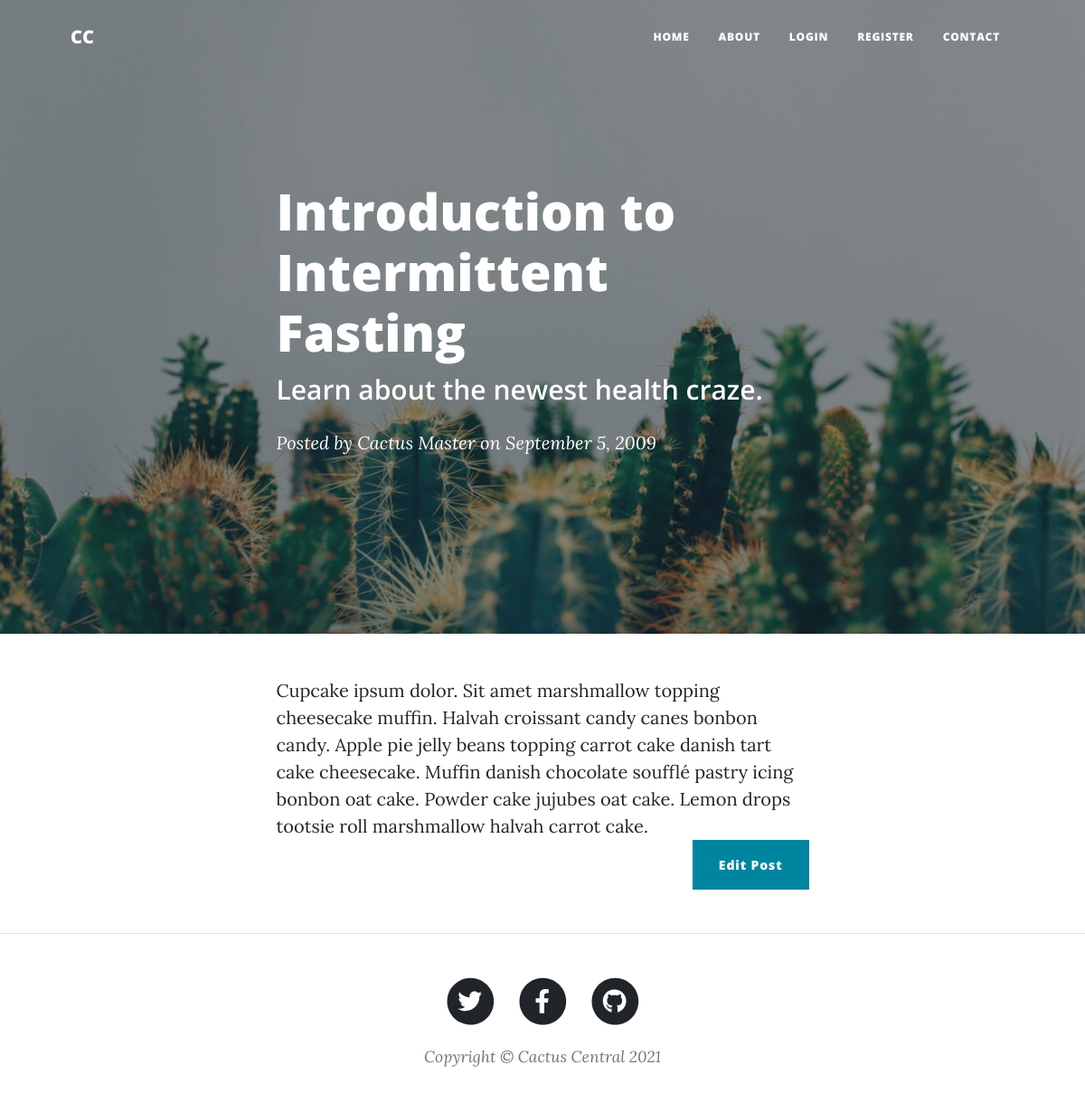
Page /posts/3 on the committed database.
### main.py (models this page shows)
class BlogPost(db.Model):
    id = db.Column(db.Integer, primary_key=True)
    title = db.Column(db.String(250), unique=True, nullable=False)
    subtitle = db.Column(db.String(250), nullable=False)
    date = db.Column(db.String(250), nullable=False)
    body = db.Column(db.Text, nullable=False)
    author = db.Column(db.String(250), nullable=False)
    img_url = db.Column(db.String(250), nullable=False)

### main.py (the view)
@app.route("/posts/<int:post_id>")
def get_post(post_id):
    requested_post = BlogPost.query.get(post_id)
    return render_template("post.html", post=requested_post)

### templates/post.html
{% include "header.html" %}
<header class="masthead" style="background-image: url({{ url_for('static', filename='assets/img/cactus-bg.jpg') }})">
    <div class="container position-relative px-4 px-lg-5">
        <div class="row gx-4 gx-lg-5 justify-content-center">
            <div class="col-md-10 col-lg-8 col-xl-7">
                <div class="post-heading">
                    <h1>
                        {{ post.title }}
                    </h1>
                    <h2 class="subheading">
                        {{ post.subtitle }}
                    </h2>
                    <span class="meta">
                        Posted by
                        <a href="#!">Cactus Master</a>
                        on {{ post.date }}
                    </span>
                </div>
            </div>
        </div>
    </div>
</header>
<article class="mb-4">
    <div class="container px-4 px-lg-5">
        <div class="row gx-4 gx-lg-5 justify-content-center">
            <div class="col-md-10 col-lg-8 col-xl-7">
                {{ post.body|safe }}
                <div class="d-flex justify-content-end mb-4">
                  <a class="btn btn-primary float-right" href="{{url_for('edit_post', post_id=post.id)}}">Edit Post</a>
                </div>
            </div>
        </div>
    </div>
</article>
{% include "footer.html" %}

### rows in the picture
BlogPost: title "Introduction to Intermittent Fasting", subtitle "Learn about the newest health craze.", date "September 5, 2009", body "Cupcake ipsum dolor. Sit amet marshmallow topping cheesecake muffin. Halvah croissant candy canes bonbon candy. Apple pie jelly beans topping carrot cake danish tart cake cheesecake. Muffin danish chocolate soufflé pastry icing bonbon oat cake. Powder cake jujubes oat cake. Lemon drops tootsie roll marshmallow halvah carrot cake."
